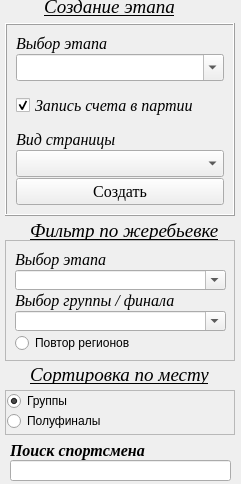
    <widget class="QWidget" name="page_6">
     <property name="geometry">
      <rect>
       <x>0</x>
       <y>0</y>
       <width>241</width>
       <height>484</height>
      </rect>
     </property>
     <attribute name="label">
      <string>Система</string>
     </attribute>
     <widget class="QLabel" name="label_20">
      <property name="geometry">
       <rect>
        <x>30</x>
        <y>220</y>
        <width>201</width>
        <height>20</height>
       </rect>
      </property>
      <property name="font">
       <font>
        <family>Times New Roman</family>
        <pointsize>14</pointsize>
        <weight>50</weight>
        <italic>true</italic>
        <bold>false</bold>
        <underline>true</underline>
       </font>
      </property>
      <property name="text">
       <string>&lt;html&gt;&lt;head/&gt;&lt;body&gt;&lt;p&gt;Фильтр по жеребьевке&lt;/p&gt;&lt;/body&gt;&lt;/html&gt;</string>
      </property>
     </widget>
     <widget class="QFrame" name="frame_2">
      <property name="geometry">
       <rect>
        <x>5</x>
        <y>23</y>
        <width>230</width>
        <height>193</height>
       </rect>
      </property>
      <property name="frameShape">
       <enum>QFrame::Box</enum>
      </property>
      <property name="frameShadow">
       <enum>QFrame::Raised</enum>
      </property>
      <layout class="QVBoxLayout" name="verticalLayout_12">
       <item>
        <layout class="QVBoxLayout" name="verticalLayout_10">
         <property name="spacing">
          <number>1</number>
         </property>
         <item>
          <widget class="QLabel" name="label_10">
           <property name="font">
            <font>
             <family>Times New Roman</family>
             <pointsize>12</pointsize>
             <italic>true</italic>
            </font>
           </property>
           <property name="text">
            <string>Выбор этапа</string>
           </property>
          </widget>
         </item>
         <item>
          <widget class="QComboBox" name="comboBox_etap">
           <property name="sizePolicy">
            <sizepolicy hsizetype="Expanding" vsizetype="Fixed">
             <horstretch>0</horstretch>
             <verstretch>0</verstretch>
            </sizepolicy>
           </property>
           <property name="font">
            <font>
             <pointsize>12</pointsize>
             <italic>true</italic>
            </font>
           </property>
           <property name="editable">
            <bool>true</bool>
           </property>
          </widget>
         </item>
        </layout>
       </item>
       <item>
        <spacer name="verticalSpacer_2">
         <property name="orientation">
          <enum>Qt::Vertical</enum>
         </property>
         <property name="sizeHint" stdset="0">
          <size>
           <width>20</width>
           <height>4</height>
          </size>
         </property>
        </spacer>
       </item>
       <item>
        <widget class="QCheckBox" name="checkBox_visible_game">
         <property name="font">
          <font>
           <family>Times New Roman</family>
           <pointsize>12</pointsize>
           <italic>true</italic>
          </font>
         </property>
         <property name="layoutDirection">
          <enum>Qt::LeftToRight</enum>
         </property>
         <property name="text">
          <string>Запись счета в партии</string>
         </property>
         <property name="checked">
          <bool>true</bool>
         </property>
        </widget>
       </item>
       <item>
        <spacer name="verticalSpacer_3">
         <property name="orientation">
          <enum>Qt::Vertical</enum>
         </property>
         <property name="sizeHint" stdset="0">
          <size>
           <width>20</width>
           <height>4</height>
          </size>
         </property>
        </spacer>
       </item>
       <item>
        <layout class="QVBoxLayout" name="verticalLayout_11">
         <property name="spacing">
          <number>1</number>
         </property>
         <item>
          <widget class="QLabel" name="label_13">
           <property name="font">
            <font>
             <family>Times New Roman</family>
             <pointsize>12</pointsize>
             <italic>true</italic>
            </font>
           </property>
           <property name="text">
            <string>Вид страницы</string>
           </property>
          </widget>
         </item>
         <item>
          <widget class="QComboBox" name="comboBox_page_vid">
           <property name="font">
            <font>
             <pointsize>12</pointsize>
            </font>
           </property>
          </widget>
         </item>
         <item>
          <widget class="QPushButton" name="Button_etap_made">
           <property name="font">
            <font>
             <family>Times New Roman</family>
             <pointsize>12</pointsize>
            </font>
           </property>
           <property name="text">
            <string>Создать</string>
           </property>
          </widget>
         </item>
        </layout>
       </item>
      </layout>
     </widget>
     <widget class="QLabel" name="label_18">
      <property name="geometry">
       <rect>
        <x>44</x>
        <y>-3</y>
        <width>171</width>
        <height>20</height>
       </rect>
      </property>
      <property name="font">
       <font>
        <family>Times New Roman</family>
        <pointsize>14</pointsize>
        <weight>50</weight>
        <italic>true</italic>
        <bold>false</bold>
        <underline>true</underline>
       </font>
      </property>
      <property name="text">
       <string>Создание этапа</string>
      </property>
     </widget>
     <widget class="QLabel" name="label_49">
      <property name="geometry">
       <rect>
        <x>10</x>
        <y>440</y>
        <width>211</width>
        <height>20</height>
       </rect>
      </property>
      <property name="font">
       <font>
        <family>Times New Roman</family>
        <pointsize>12</pointsize>
        <weight>75</weight>
        <italic>true</italic>
        <bold>true</bold>
       </font>
      </property>
      <property name="text">
       <string>Поиск спортсмена</string>
      </property>
     </widget>
     <widget class="QLineEdit" name="lineEdit_find_player_in_system">
      <property name="geometry">
       <rect>
        <x>10</x>
        <y>460</y>
        <width>221</width>
        <height>21</height>
       </rect>
      </property>
     </widget>
     <widget class="QFrame" name="frame_4">
      <property name="geometry">
       <rect>
        <x>5</x>
        <y>390</y>
        <width>230</width>
        <height>45</height>
       </rect>
      </property>
      <property name="frameShape">
       <enum>QFrame::StyledPanel</enum>
      </property>
      <property name="frameShadow">
       <enum>QFrame::Raised</enum>
      </property>
      <widget class="QRadioButton" name="radioButton_gr_sort">
       <property name="geometry">
        <rect>
         <x>2</x>
         <y>1</y>
         <width>81</width>
         <height>20</height>
        </rect>
       </property>
       <property name="text">
        <string>Группы</string>
       </property>
       <property name="checked">
        <bool>true</bool>
       </property>
      </widget>
      <widget class="QRadioButton" name="radioButton_sf_sort">
       <property name="geometry">
        <rect>
         <x>2</x>
         <y>21</y>
         <width>151</width>
         <height>20</height>
        </rect>
       </property>
       <property name="text">
        <string>Полуфиналы</string>
       </property>
      </widget>
     </widget>
     <widget class="QLabel" name="label_28">
      <property name="geometry">
       <rect>
        <x>30</x>
        <y>364</y>
        <width>201</width>
        <height>20</height>
       </rect>
      </property>
      <property name="font">
       <font>
        <family>Times New Roman</family>
        <pointsize>14</pointsize>
        <weight>50</weight>
        <italic>true</italic>
        <bold>false</bold>
        <underline>true</underline>
       </font>
      </property>
      <property name="text">
       <string>&lt;html&gt;&lt;head/&gt;&lt;body&gt;&lt;p&gt;Сортировка по месту&lt;/p&gt;&lt;/body&gt;&lt;/html&gt;</string>
      </property>
     </widget>
     <widget class="QFrame" name="frame_3">
      <property name="geometry">
       <rect>
        <x>5</x>
        <y>240</y>
        <width>230</width>
        <height>121</height>
       </rect>
      </property>
      <property name="frameShape">
       <enum>QFrame::StyledPanel</enum>
      </property>
      <property name="frameShadow">
       <enum>QFrame::Raised</enum>
      </property>
      <widget class="QWidget" name="layoutWidget">
       <property name="geometry">
        <rect>
         <x>10</x>
         <y>10</y>
         <width>211</width>
         <height>103</height>
        </rect>
       </property>
       <layout class="QVBoxLayout" name="verticalLayout_52">
        <property name="spacing">
         <number>1</number>
        </property>
        <item>
         <layout class="QVBoxLayout" name="verticalLayout_32">
          <property name="spacing">
           <number>1</number>
          </property>
          <item>
           <widget class="QLabel" name="label_50">
            <property name="font">
             <font>
              <family>Times New Roman</family>
              <pointsize>12</pointsize>
              <italic>true</italic>
             </font>
            </property>
            <property name="text">
             <string>Выбор этапа</string>
            </property>
           </widget>
          </item>
          <item>
           <widget class="QComboBox" name="comboBox_filter_choice_stage">
            <property name="editable">
             <bool>true</bool>
            </property>
           </widget>
          </item>
          <item>
           <widget class="QLabel" name="label_60">
            <property name="font">
             <font>
              <family>Times New Roman</family>
              <pointsize>12</pointsize>
              <italic>true</italic>
             </font>
            </property>
            <property name="text">
             <string>Выбор группы / финала</string>
            </property>
           </widget>
          </item>
          <item>
           <widget class="QComboBox" name="comboBox_filter_number_group_final">
            <property name="editable">
             <bool>true</bool>
            </property>
           </widget>
          </item>
         </layout>
        </item>
        <item>
         <widget class="QRadioButton" name="radioButton_repeat_regions">
          <property name="text">
           <string>Повтор регионов</string>
          </property>
         </widget>
        </item>
       </layout>
      </widget>
     </widget>
    </widget>
